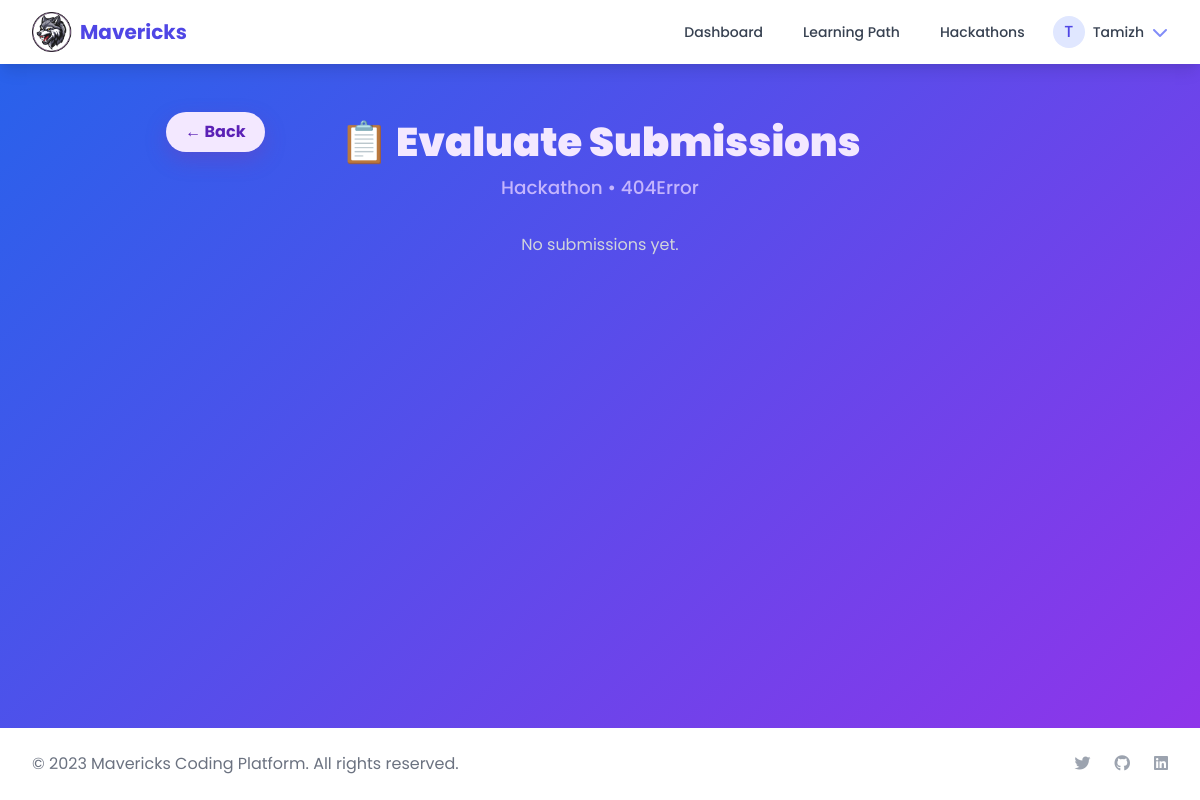
The page /hackathon/7/evaluate/ (signed in) on the database its author committed.
### myapp/models.py (models this page shows, shortened)
class CustomUser(AbstractUser):
    email = models.EmailField(unique=True)
    is_admin = models.BooleanField(default=False)
    profile_picture = models.ImageField(upload_to='profile_pics/', null=True, blank=True)
    bio = models.TextField(blank=True)
    total_xp = models.PositiveIntegerField(default=0)
    is_verified = models.BooleanField(default=False)
    verification_token = models.UUIDField(default=uuid.uuid4, editable=False)
    token_created_at = models.DateTimeField(auto_now_add=True, null=True)
    username = models.CharField(max_length=150, unique=False)
    USERNAME_FIELD = 'email'
    REQUIRED_FIELDS = ['username']  # username is still required for creation

class Hackathon(models.Model):
    STATUS_CHOICES = [
        ('upcoming', 'Upcoming'),
        ('registration_open', 'Registration Open'),
        ('waiting', 'Waiting to Start'),
        ('in_progress', 'In Progress'),
        ('evaluation', 'Under Evaluation'),
        ('completed', 'Completed'),
    ]
    name = models.CharField(max_length=100)
    description = models.TextField()
    created_by = models.ForeignKey(CustomUser, on_delete=models.CASCADE, related_name='created_hackathons')
    start_date = models.DateTimeField()
    end_date = models.DateTimeField()
    registration_start = models.DateTimeField()
    registration_end = models.DateTimeField()
    thumbnail = models.ImageField(upload_to='hackathon_thumbnails/', null=True, blank=True)
    prize = models.TextField(blank=True)
    rules = models.TextField(blank=True)
    team_size_min = models.PositiveIntegerField(default=1)
    team_size_max = models.PositiveIntegerField(default=5)
    allow_individual = models.BooleanField(default=True)
    max_participants = models.PositiveIntegerField(default=100)
    evaluation_criteria = models.JSONField(default=dict)
    status = models.CharField(max_length=20, choices=STATUS_CHOICES, default='upcoming')
    is_active = models.BooleanField(default=True)
    allow_student_creation = models.BooleanField(default=True)
    requires_approval = models.BooleanField(default=False)
    allow_late_submission = models.BooleanField(default=False)
    submission_guidelines = models.TextField(blank=True)
    judging_criteria_weights = models.JSONField(default=dict)
    auto_evaluation = models.BooleanField(default=False)
    github_org = models.CharField(max_length=100, blank=True)
    slack_webhook = models.URLField(blank=True)
    discord_webhook = models.URLField(blank=True)
    max_file_size_mb = models.PositiveIntegerField(default=50)
    allowed_file_types = models.JSONField(default=list)
    created_at = models.DateTimeField(auto_now_add=True)
    updated_at = models.DateTimeField(auto_now=True)
    class Meta:
        indexes = [
            models.Index(fields=['status', 'start_date']),
            models.Index(fields=['is_active', 'registration_start']),
        ]
        ordering = ['-start_date']
        permissions = [
            ('manage_hackathon', 'Can manage hackathon as creator'),
            ('view_all_hackathons', 'Can view all hackathons'),
        ]

### myapp/views.py (the view, shortened to what this page needs)
# urls.py: path("hackathon/<int:hackathon_id>/evaluate/", views.evaluate_submissions, name="evaluate_submissions"),
@login_required
def evaluate_submissions(request, hackathon_id):
    hackathon = get_object_or_404(Hackathon, id=hackathon_id)
    if hackathon.created_by != request.user:
        messages.error(request, "You don't have permission to evaluate here.")
        return redirect("hackathon_detail", hackathon_id=hackathon.id)
    submissions = (
        HackathonSubmission.objects
        .filter(hackathon=hackathon, submission_file__isnull=False)
        .select_related("individual_user", "team")
        .order_by("-submitted_at")
    )
    return render(
        request,
        "user/evaluate_submissions.html",
        {"hackathon": hackathon, "submissions": submissions},
    )

### myapp/templates/user/evaluate_submissions.html (shortened to what this page needs)
{% extends "base.html" %}
{% load static %}
{% block content %}
<div class="container">
  <header>
    <h1>📋 Evaluate Submissions</h1>
    <p>Hackathon • {{ hackathon.name }}</p>
    <a href="{% url 'hackathon_detail' hackathon.id %}" class="btn-back" aria-label="Back to Hackathon">← Back</a>
  </header>
  <div class="submissions-list">
    {% for s in submissions %}
    <article class="submission-card" role="group" aria-labelledby="proj-title-{{ s.id }}">
      <div class="proj-info">
        <h2 id="proj-title-{{ s.id }}" class="proj-title">{{ s.project_title }}</h2>
        {% if s.project_description %}
        <p class="proj-desc">{{ s.project_description }}</p>
        {% endif %}
      </div>
      <div class="submitter" title="{% if s.team %}{{ s.team.name }}{% elif s.individual_user %}{{ s.individual_user.username }}{% else %}—{% endif %}">
        {% if s.team %}
          {{ s.team.name }}
        {% elif s.individual_user %}
          {{ s.individual_user.username }}
        {% else %}
          &mdash;
        {% endif %}
      </div>
      <div class="scores">
        {% if s.final_score %}
          {{ s.innovation_score|floatformat:1 }} / {{ s.feasibility_score|floatformat:1 }} / {{ s.impact_score|floatformat:1 }}
        {% else %}
          &mdash;
        {% endif %}
      </div>
      <div class="final-score" title="Final Score">
        {% if s.final_score %}
          <span class="badge {% if s.final_score >= 80 %}green{% elif s.final_score >= 50 %}yellow{% else %}red{% endif %}">
            {{ s.final_score|floatformat:1 }}
          </span>
        {% else %}
          &mdash;
        {% endif %}
      </div>
      <div class="proj-info">
        {% if s.submission_file %}
            <a href="{{ s.submission_file.url }}"
               target="_blank"
               style="color:var(--text-light);font-size:0.95em;text-decoration:underline;"
               download
               title="Download submitted ZIP">
                📦 Download ZIP
            </a>
        {% endif %}
      </div>
      <form method="post" class="eval-form" oninput="this.querySelector('button').disabled=false;">
        {% csrf_token %}
        <input type="hidden" name="submission_id" value="{{ s.id }}">
        <input type="number" name="innovation_score" class="score-input" min="0" max="100" step="0.1" placeholder="I" value="{{ s.innovation_score|default_if_none:'' }}">
        <input type="number" name="feasibility_score" class="score-input" min="0" max="100" step="0.1" placeholder="F" value="{{ s.feasibility_score|default_if_none:'' }}">
        <input type="number" name="impact_score" class="score-input" min="0" max="100" step="0.1" placeholder="Im" value="{{ s.impact_score|default_if_none:'' }}">
        <button type="submit" class="btn btn-primary" disabled>Save</button>
      </form>
    </article>
    {% empty %}
    <p class="text-center text-gray-300">No submissions yet.</p>
    {% endfor %}
  </div>
</div>
{% endblock %}

### myapp/templates/base.html (shortened to what this page needs)
{% load static %}
<!DOCTYPE html>
<html lang="en">
<head>
    <link href="https://cdn.jsdelivr.net/npm/tailwindcss@2.2.19/dist/tailwind.min.css" rel="stylesheet">
    <link rel="stylesheet" href="https://cdnjs.cloudflare.com/ajax/libs/font-awesome/6.4.0/css/all.min.css">
    <link rel="stylesheet" href="{% static 'css/styles.css' %}">
    <link rel="stylesheet" href="{% static 'css/animations.css' %}">
</head>
<body id="ssd" class="bg-gray-50 font-poppins">
    <div class="min-h-screen flex flex-col">
        <nav class="bg-white shadow-lg">
            <div class="max-w-7xl mx-auto px-4 sm:px-6 lg:px-8">
                <div class="flex justify-between h-16">
                    <div class="flex items-center">
                        <a href="{% if request.user.is_authenticated %}{% url 'dashboard' %}{% else %}{% url 'login' %}{% endif %}" class="flex items-center">
                            <img src="{% static 'images/logo1.png' %}" alt="Mavericks Logo" class="h-10 w-auto">
                            <span class="ml-2 text-xl font-bold text-indigo-600">Mavericks</span>
                        </a>
                    </div>
                    <div class="flex items-center">
                        {% if request.user.is_authenticated %}
                        <div class="flex items-center space-x-4">
                            <a href="{% url 'dashboard' %}" class="text-gray-700 hover:text-indigo-600 px-3 py-2 rounded-md text-sm font-medium">Dashboard</a>
                            <a href="{% url 'learning_path' %}" class="text-gray-700 hover:text-indigo-600 px-3 py-2 rounded-md text-sm font-medium">Learning Path</a>
                            <a href="{% url 'hackathon' %}" class="text-gray-700 hover:text-indigo-600 px-3 py-2 rounded-md text-sm font-medium">Hackathons</a>
                            <div class="relative">
                              <button id="user-menu" type="button" class="flex items-center space-x-2 focus:outline-none"
                                aria-haspopup="true" aria-expanded="false" aria-controls="user-dropdown">
                                {% if request.user.profile_picture %}
                                  <img class="h-8 w-8 rounded-full" src="{{ request.user.profile_picture.url }}" alt="Profile" />
                                {% else %}
                                  <div class="h-8 w-8 rounded-full bg-indigo-100 flex items-center justify-center">
                                    <span class="text-indigo-600 font-medium">{{ request.user.username|first|upper }}</span>
                                  </div>
                                {% endif %}
                                <span class="text-gray-700 text-sm font-medium">{{ request.user.username }}</span>
                                <i class="fas fa-chevron-down text-indigo-400 ml-1"></i>
                              </button>
                            </div>
                        </div>
                        {% endif %}
                    </div>
                </div>
            </div>
        </nav>
        <main class="flex-grow">
            {% block content %}{% endblock %}
        </main>
        <footer class="bg-white shadow-lg mt-8">
            <div class="max-w-7xl mx-auto px-4 sm:px-6 lg:px-8 py-6">
                <div class="md:flex md:items-center md:justify-between">
                    <div class="flex justify-center md:order-2 space-x-6">
                        <a href="#" class="text-gray-400 hover:text-indigo-600" aria-label="Twitter">
                            <i class="fab fa-twitter"></i>
                        </a>
                        <a href="#" class="text-gray-400 hover:text-indigo-600" aria-label="GitHub">
                            <i class="fab fa-github"></i>
                        </a>
                        <a href="#" class="text-gray-400 hover:text-indigo-600" aria-label="LinkedIn">
                            <i class="fab fa-linkedin"></i>
                        </a>
                    </div>
                    <div class="mt-8 md:mt-0 md:order-1">
                        <p class="text-center text-base text-gray-500">&copy; 2023 Mavericks Coding Platform. All rights reserved.</p>
                    </div>
                </div>
            </div>
        </footer>
    </div>
</body>
</html>

### myapp/templates/user/evaluate_submissions.html (style rules this page uses)
:root { --primary-purple: #7c3aed; --primary-purple-dark: #5b21b6; --background-gradient: linear-gradient(135deg, #2563eb 0%, #9333ea 100%); --text-light: #f3e8ff; --text-muted: #c4b5fd; --green: #22c55e; --yellow: #eab308; --red: #dc2626; --input-bg: #ebe6f9; --input-border: #a78bfa; }
body { background: var(--background-gradient); font-family: 'Poppins', sans-serif; color: var(--text-light); min-height: 100vh; margin: 0; }
.container { max-width: 900px; margin: 3rem auto; padding: 0 1rem; }
header { text-align: center; margin-bottom: 2rem; position: relative; }
header h1 { font-size: 2.5rem; font-weight: 900; margin-bottom: 0.1rem; }
header p { color: var(--text-muted); font-size: 1.15rem; font-weight: 500; }
.btn-back { position: absolute; top: 0; left: 0; background: var(--text-light); color: var(--primary-purple-dark); padding: 0.5rem 1.2rem; border-radius: 9999px; font-weight: 700; text-decoration: none; box-shadow: 0 8px 20px rgb(124 58 173 / 0.35); transition: background-color 0.3s, color 0.3s; }
.submissions-list { display: flex; flex-direction: column; gap: 1.3rem; }

### rows shown on the page
CustomUser: user.username|first "T", user.username "Tamizh"
Hackathon: name "404Error"
